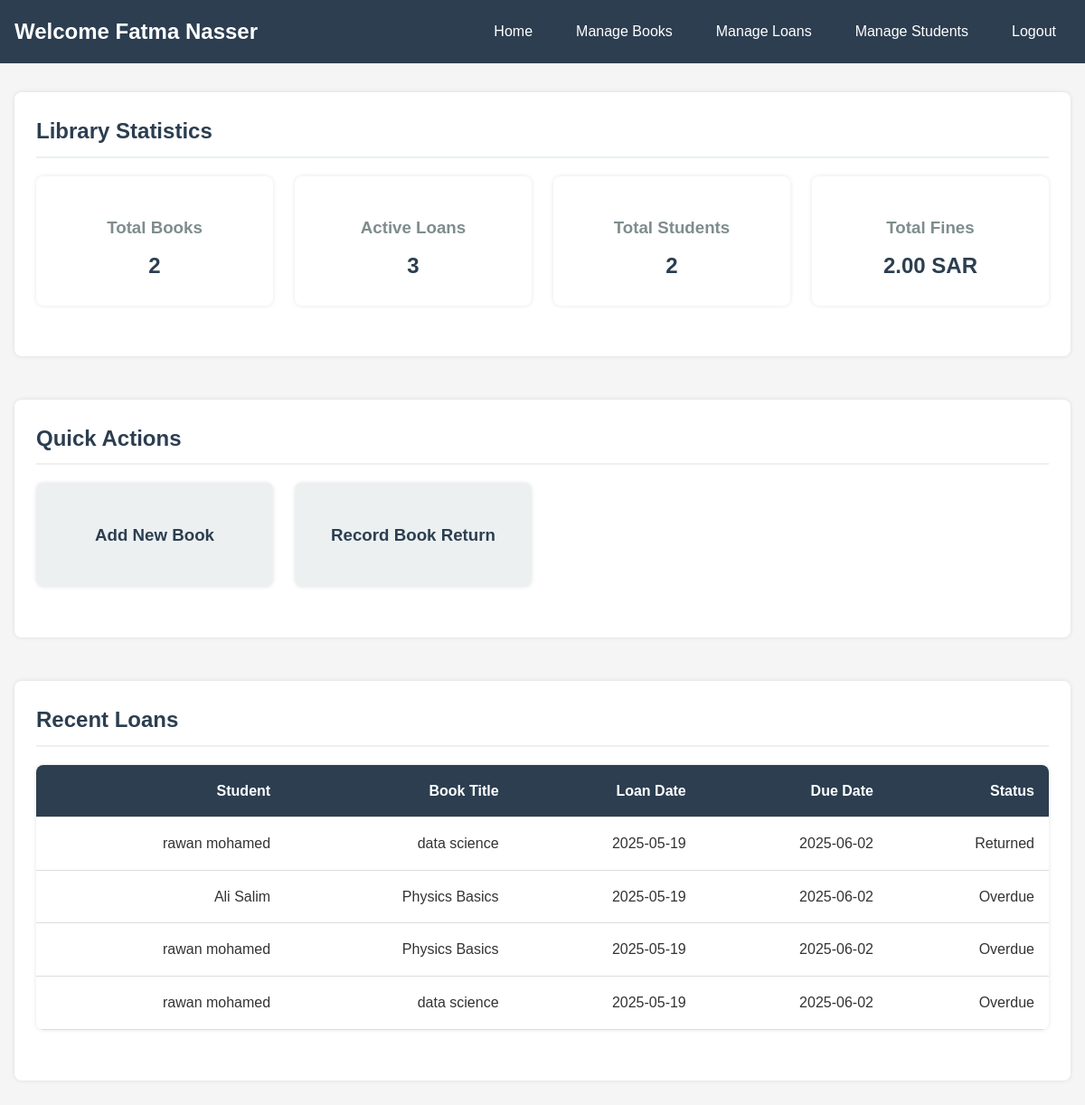
The app's page /dashboard.php (signed in) with its own data.
### tables this page shows
CREATE TABLE `librarian` (
  `LibrarianID` int(11) NOT NULL,
  `FirstName` varchar(50) DEFAULT NULL,
  `LastName` varchar(50) DEFAULT NULL,
  `Email` varchar(100) DEFAULT NULL
);

CREATE TABLE `loan` (
  `LoanID` int(11) NOT NULL,
  `BookID` int(11) DEFAULT NULL,
  `StudentID` int(11) DEFAULT NULL,
  `LibrarianID` int(11) DEFAULT NULL,
  `LoanDate` date NOT NULL,
  `DueDate` date NOT NULL,
  `ReturnStatus` enum('Returned','Overdue','Borrowed') DEFAULT 'Borrowed'
);

CREATE TABLE `student` (
  `StudentID` int(11) NOT NULL,
  `FirstName` varchar(50) DEFAULT NULL,
  `LastName` varchar(50) DEFAULT NULL,
  `Class` varchar(20) DEFAULT NULL,
  `Email` varchar(100) DEFAULT NULL
);

CREATE TABLE `book` (
  `BookID` int(11) NOT NULL,
  `Title` varchar(100) NOT NULL,
  `Author` varchar(100) DEFAULT NULL,
  `Publisher` varchar(100) DEFAULT NULL,
  `Year` int(11) DEFAULT NULL CHECK (`Year` >= 1900),
  `ISBN` varchar(20) DEFAULT NULL,
  `CategoryID` int(11) DEFAULT NULL,
  `Available` tinyint(1) DEFAULT 1
);

### librarian_dashboard.php (the view, shortened to what this page needs)
<?php
require 'db_connect.php';
try {
    $stmt = $conn->prepare("
        SELECT l.*
        FROM Librarian l
        JOIN UserAccount u ON l.LibrarianID = u.LibrarianID
        WHERE u.UserID = ?
    ");
    $stmt->bind_param("i", $_SESSION['user_id']);
    $stmt->execute();
    $librarian = $stmt->get_result()->fetch_assoc();
} catch (Exception $e) {
    die("
        <div style='text-align:center; padding:50px; font-family:Arial;'>
            <h2 style='color:#d32f2f'>System Error</h2>
            <p style='font-size:18px'>".$e->getMessage()."</p>
            <p>Please contact the administrator and provide this information:</p>
            <p><strong>User ID:</strong> ".$_SESSION['user_id']."</p>
            <div style='margin-top:30px'>
                <a href='logout.php' style='
                    padding:10px 20px;
                    background:#f44336;
                    color:white;
                    text-decoration:none;
                    border-radius:5px;
                '>Logout</a>
            </div>
        </div>
    ");
}
?>
<!DOCTYPE html>
<html lang="en">
<head>
    <link rel="stylesheet" href="styles.css">
</head>
<body>
    <header>
        <h1>Welcome <?php echo htmlspecialchars($librarian['FirstName'] . ' ' . $librarian['LastName']); ?></h1>
        <nav>
            <ul>
                <li><a href="dashboard.php">Home</a></li>
                <li><a href="manage_books.php">Manage Books</a></li>
                <li><a href="manage_loans.php">Manage Loans</a></li>
                <li><a href="manage_students.php">Manage Students</a></li>
                <li><a href="logout.php">Logout</a></li>
            </ul>
        </nav>
    </header>
    <div class="container">
        <section class="stats-section">
            <h2>Library Statistics</h2>
            <div class="stats-grid">
                <div class="stat-card">
                    <?php
                    $total_books = $conn->query("SELECT COUNT(*) as count FROM Book")->fetch_assoc()['count'];
                    ?>
                    <h3>Total Books</h3>
                    <p><?php echo $total_books; ?></p>
                </div>
                <div class="stat-card">
                    <?php
                    $active_loans = $conn->query("SELECT COUNT(*) as count FROM Loan WHERE LoanID NOT IN (SELECT LoanID FROM `Return`)")->fetch_assoc()['count'];
                    ?>
                    <h3>Active Loans</h3>
                    <p><?php echo $active_loans; ?></p>
                </div>
                <div class="stat-card">
                    <?php
                    $total_students = $conn->query("SELECT COUNT(*) as count FROM Student")->fetch_assoc()['count'];
                    ?>
                    <h3>Total Students</h3>
                    <p><?php echo $total_students; ?></p>
                </div>
                <div class="stat-card">
                    <?php
                    $total_fines = $conn->query("SELECT SUM(Amount) as total FROM Fine")->fetch_assoc()['total'];
                    ?>
                    <h3>Total Fines</h3>
                    <p><?php echo $total_fines ? $total_fines . ' SAR' : '0 SAR'; ?></p>
                </div>
            </div>
        </section>
        <section class="quick-actions">
            <h2>Quick Actions</h2>
            <div class="actions-grid">
                <a href="add_book.php" class="action-card">
                    <h3>Add New Book</h3>
                </a>
                <a href="manage_loans.php" class="action-card">
                    <h3>Record Book Return</h3>
                </a>
            </div>
        </section>
        <section class="recent-loans">
            <h2>Recent Loans</h2>
            <table>
                <thead>
                    <tr>
                        <th>Student</th>
                        <th>Book Title</th>
                        <th>Loan Date</th>
                        <th>Due Date</th>
                        <th>Status</th>
                    </tr>
                </thead>
                <tbody>
                    <?php
                    $recent_loans = $conn->query("
                        SELECT l.*, s.FirstName, s.LastName, b.Title
                        FROM Loan l
                        JOIN Student s ON l.StudentID = s.StudentID
                        JOIN Book b ON l.BookID = b.BookID
                        ORDER BY l.LoanDate DESC LIMIT 5
                    ");
                    if($recent_loans->num_rows > 0) {
                        while($loan = $recent_loans->fetch_assoc()) {
                            $returned = $conn->query("SELECT * FROM `Return` WHERE LoanID = {$loan['LoanID']}")->num_rows > 0;
                            $status = $returned ? "Returned" : (strtotime($loan['DueDate']) < time() ? "Overdue" : "Borrowed");
                            echo "<tr>";
                            echo "<td>".htmlspecialchars($loan['FirstName'])." ".htmlspecialchars($loan['LastName'])."</td>";
                            echo "<td>".htmlspecialchars($loan['Title'])."</td>";
                            echo "<td>".htmlspecialchars($loan['LoanDate'])."</td>";
                            echo "<td>".htmlspecialchars($loan['DueDate'])."</td>";
                            echo "<td>".htmlspecialchars($status)."</td>";
                            echo "</tr>";
                        }
                    } else {
                        echo "<tr><td colspan='5'>No recent loans</td></tr>";
                    }
                    ?>
                </tbody>
            </table>
        </section>
    </div>
</body>
</html>

### dashboard.php (shortened to what this page needs)
<?php
require 'db_connect.php';
if($_SESSION['role'] == 'Student') {
    include 'student_dashboard.php';
} else {
    include 'librarian_dashboard.php';
}
?>

### styles.css (style rules this page uses)
body { font-family: 'Arial', sans-serif; background-color: #f5f5f5; margin: 0; padding: 0; color: #333; line-height: 1.6; }
header { background-color: #2c3e50; color: white; padding: 1rem; display: flex; justify-content: space-between; align-items: center; }
header h1 { margin: 0; font-size: 1.5rem; }
nav ul { list-style: none; padding: 0; margin: 0; display: flex; }
nav ul li { margin-left: 1rem; }
nav ul li a { color: white; text-decoration: none; padding: 0.5rem 1rem; border-radius: 4px; transition: background-color 0.3s; }
.container { max-width: 1200px; margin: 2rem auto; padding: 0 1rem; }
.books-grid, .stats-grid, .actions-grid { display: grid; grid-template-columns: repeat(auto-fill, minmax(250px, 1fr)); gap: 1.5rem; margin-bottom: 2rem; }
.book-card, .stat-card, .action-card { background: white; padding: 1.5rem; border-radius: 8px; box-shadow: 0 0 5px rgba(0, 0, 0, 0.1); transition: transform 0.3s, box-shadow 0.3s; }
.action-card { text-align: center; text-decoration: none; color: #2c3e50; background-color: #ecf0f1; }
.stat-card { text-align: center; }
.stat-card h3 { color: #7f8c8d; margin-bottom: 0.5rem; }
.stat-card p { font-size: 1.5rem; font-weight: bold; color: #2c3e50; margin: 0; }
table { width: 100%; border-collapse: collapse; margin-bottom: 2rem; background: white; border-radius: 8px; overflow: hidden; box-shadow: 0 0 5px rgba(0, 0, 0, 0.1); }
th, td { padding: 1rem; text-align: right; border-bottom: 1px solid #ddd; }
th { background-color: #2c3e50; color: white; }
section { margin-bottom: 3rem; background: white; padding: 1.5rem; border-radius: 8px; box-shadow: 0 0 5px rgba(0, 0, 0, 0.1); }
section h2 { margin-top: 0; color: #2c3e50; border-bottom: 2px solid #ecf0f1; padding-bottom: 0.5rem; }

### records on screen
librarian: FirstName+LastName "Fatma Nasser"
loan: StudentID.FirstName "rawan", StudentID.LastName "mohamed", BookID.Title "data science", LoanDate "2025-05-19", DueDate "2025-06-02"
loan: StudentID.FirstName "Ali", StudentID.LastName "Salim", BookID.Title "Physics Basics", LoanDate "2025-05-19", DueDate "2025-06-02"
loan: StudentID.FirstName "rawan", StudentID.LastName "mohamed", BookID.Title "Physics Basics", LoanDate "2025-05-19", DueDate "2025-06-02"
loan: StudentID.FirstName "rawan", StudentID.LastName "mohamed", BookID.Title "data science", LoanDate "2025-05-19", DueDate "2025-06-02"

### other values on screen
$total_books "2"
$active_loans "3"
$total_students "2"
$total_fines "2.00"
